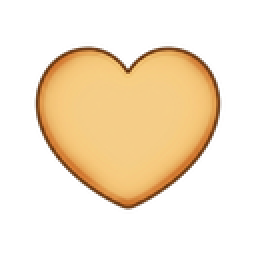
#> input picture assets/cookies/cookie_heart_classic_baked.png, 128 x 128 px, found by its file name (shown 2 times larger)
$ python check_transparency.py
#> lines starting #> are read from the running program, lines starting #| are printed output that depends on the picture
from PIL import Image
import os

assets = r'src\assets\cookies'
brain = r'C:\Users\Jonatan Agustín\.gemini\antigravity\brain\fa180234-e6eb-4c98-97ce-4ce2d3743b2b'

# Solo las que el usuario generó (heart, cat, fish baked)
targets = [
    'cookie_heart_classic_baked.png',
    'cookie_heart_chocolate_baked.png',
    'cookie_heart_oat_baked.png',
    'cookie_cat_classic_baked.png',
    'cookie_cat_chocolate_baked.png',
    'cookie_cat_oat_baked.png',
    'cookie_fish_classic_baked.png',
    'cookie_fish_chocolate_baked.png',
    'cookie_fish_oat_baked.png',
]

# Fondo gris claro para ver la transparencia
BG_COLOR = (200, 200, 200, 255)

for fname in targets:
    src = os.path.join(assets, fname)
    if not os.path.exists(src):
        print(f'FALTA: {fname}')
        continue
    img = Image.open(src).convert('RGBA')
#> img is the input picture: PIL image 128x128 RGBA; mean R, G, B, A 82.7, 65.4, 40.9, 87.3
    bg = Image.new('RGBA', img.size, BG_COLOR)
    bg.paste(img, mask=img.split()[3])
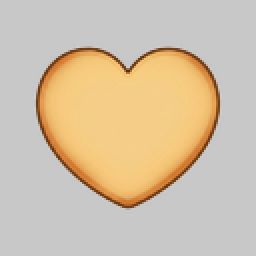
#> bg: PIL image 128x128 RGBA (shown 2 times larger); mean R, G, B, A 210, 193.5, 169.5, 254.1; transparent parts drawn white
    out_name = fname.replace('.png', '_check.png')
    out_path = os.path.join(brain, out_name)
    bg.convert('RGB').save(out_path)
    # Chequear transparencia: contar pixeles transparentes
    arr = list(img.getdata())
#> arr = 16384 items, first 6: (0, 0, 0, 0), (0, 0, 0, 0), (0, 0, 0, 0), (0, 0, 0, 0), (0, 0, 0, 0), (0, 0, 0, 0)
    transparent = sum(1 for p in arr if p[3] < 10)
#> transparent = 10621
    total = len(arr)
#> total = 16384
    print(f'OK: {fname} — {transparent}/{total} px transparentes ({100*transparent//total}%)')
#| OK: cookie_heart_classic_baked.png — 10621/16384 px transparentes (64%)
#> pass 2 of the loop `for fname in targets:`:
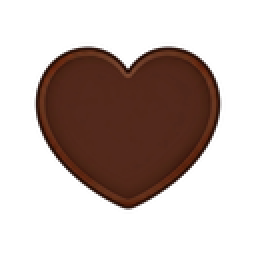
#> input picture assets/cookies/cookie_heart_chocolate_baked.png, 128 x 128 px, found by its file name (shown 2 times larger)
#> img is the input picture: PIL image 128x128 RGBA; mean R, G, B, A 30.4, 16.2, 11.3, 87.4
#> `bg.paste(img, mask=img.split()[3])`:
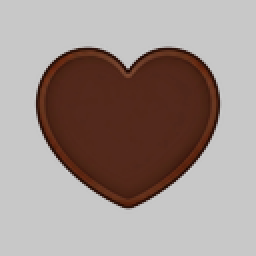
#> bg: PIL image 128x128 RGBA (shown 2 times larger); mean R, G, B, A 158.9, 144.9, 140.2, 254.1; transparent parts drawn white
#> transparent = 10619
#| OK: cookie_heart_chocolate_baked.png — 10619/16384 px transparentes (64%)
#> pass 3 of the loop `for fname in targets:`:
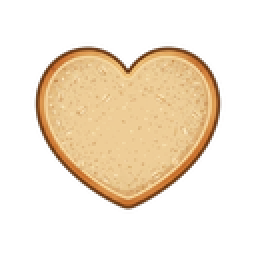
#> input picture src/cookies/cookie_heart_oat_baked.png, 128 x 128 px, found by its file name (shown 2 times larger)
#> img is the input picture: PIL image 128x128 RGBA; mean R, G, B, A 79.9, 65.4, 46.3, 87.3
#> `bg.paste(img, mask=img.split()[3])`:
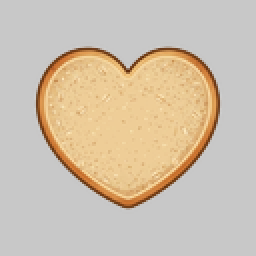
#> bg: PIL image 128x128 RGBA (shown 2 times larger); mean R, G, B, A 207.2, 193.5, 174.9, 254.1; transparent parts drawn white
#> transparent = 10620
#| OK: cookie_heart_oat_baked.png — 10620/16384 px transparentes (64%)
#> the loop made 9 passes; the first 3 are shown

print('DONE')
